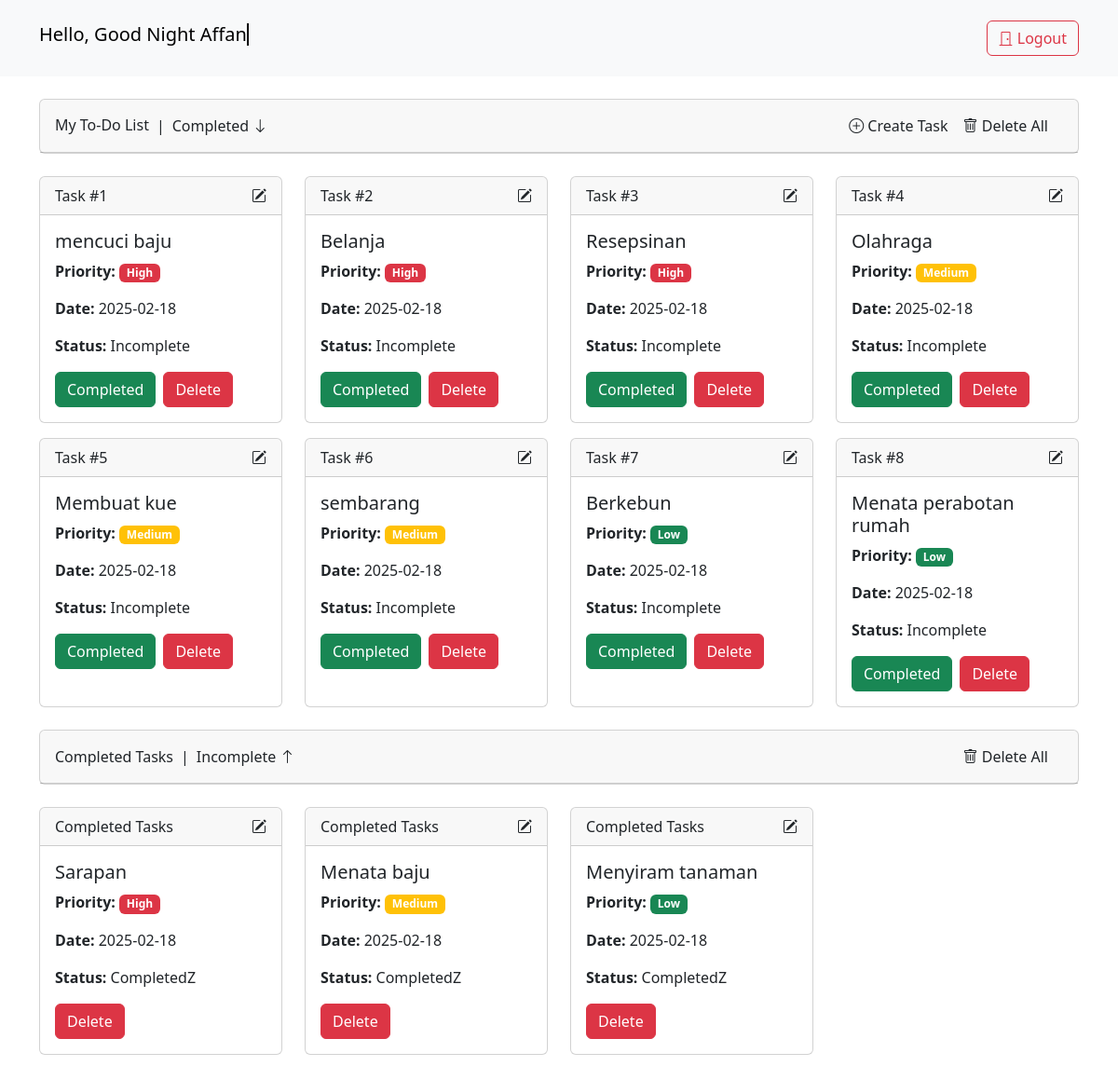
The app's page /index.php (signed in) with its own data.
### tables this page shows
CREATE TABLE `tugas` (
  `tugasid` int(11) NOT NULL,
  `task` varchar(255) NOT NULL,
  `priority` enum('1','2','3') NOT NULL,
  `due_date` date NOT NULL,
  `status` tinyint(1) NOT NULL DEFAULT 0,
  `userid` int(11) NOT NULL
);

### index.php (the view, shortened to what this page needs)
<?php
$userid = $_SESSION['userid'];
include 'config/connect.php';
$hour = date('H');
if ($hour >= 5 && $hour < 12) {
    $greeting = "Good Morning ";
} elseif ($hour >= 12 && $hour < 15) {
    $greeting = "Good Afternoon ";
} elseif ($hour >= 15 && $hour < 18) {
    $greeting = "Good Evening ";
} else {
    $greeting = "Good Night ";
}
$result_pending = mysqli_query($koneksi, "SELECT * FROM tugas WHERE userid='$userid' AND status=0 ORDER BY due_date DESC, priority DESC");
$result_completed = mysqli_query($koneksi, "SELECT * FROM tugas WHERE userid='$userid' AND status=1 ORDER BY due_date DESC, priority DESC");
?>
<!DOCTYPE html>
<html lang="en">
<head>
    <link rel="stylesheet" type="text/css" href="assets/css/bootstrap.min.css">
    <link rel="stylesheet" href="https://cdn.jsdelivr.net/npm/bootstrap-icons@1.11.3/font/bootstrap-icons.min.css">
</head>
<body>
    <nav class="navbar navbar-expand-lg bg-body-tertiary">
        <div class="container">
            <a href="index.php" class="navbar-brand mt-1 mb-1 zoom-effect">
                <h5 class="mt-2 typing-animation">Hello, <?php echo $greeting;
                echo $_SESSION['username']; ?></h5>
            </a>
            <a href="#" class="btn btn-outline-danger mt-1 mb-1 zoom-effect" data-bs-toggle="modal"
                data-bs-target="#logoutModal">
                <i class="bi bi-door-closed"></i> Logout
            </a>
        </div>
    </nav>
    <div class="container mb-5 mt-4">
        <div class="card mt-2 mb-4 sticky-top" id="taskListCard">
            <div class="card-header d-flex justify-content-between align-items-center">
                <h6 class="mt-2">My To-Do List</h6>
                <div class="d-none d-md-flex">
                    <a href="#" class="nav-link btn-sm zoom-effect ms-2">
                        |
                    </a>
                    <a href="#" class="nav-link btn-sm zoom-effect ms-2" id="scrollToCompleted">
                        Completed <i class="bi bi-arrow-down"></i>
                    </a>
                </div>
                <div class="navbar-nav ms-auto d-none d-md-flex flex-row">
                    <a href="#" class="nav-link btn-sm zoom-effect me-3" data-bs-toggle="modal"
                        data-bs-target="#addTaskModal">
                        <i class="bi bi-plus-circle"></i> Create Task
                    </a>
                    <a href="?deleteallpending" class="nav-link btn-sm zoom-effect me-3" data-bs-toggle="modal"
                        data-bs-target="#confirmModalpending">
                        <i class="bi bi-trash"></i> Delete All
                    </a>
                </div>
            </div>
        </div>
        <div class="card-body">
            <div class="row">
                <?php
                if (mysqli_num_rows($result_pending) > 0) {
                    $no = 1;
                    while ($row = mysqli_fetch_assoc($result_pending)) { ?>
                        <div class="col-12 col-sm-6 col-md-4 col-lg-3 mb-3">
                            <div class="card h-100 zoom-effect clickable-card" data-bs-toggle="modal"
                                data-bs-target="#updateModal<?php echo $row['tugasid']; ?>">
                                <div class="card-header d-flex justify-content-between align-items-center">
                                    <span>Task #<?php echo $no++; ?></span>
                                    <i class="bi bi-pencil-square"></i>
                                </div>
                                <div class="card-body">
                                    <h5 class="card-title"><?php echo $row['task']; ?></h5>
                                    <p class="card-text">
                                        <strong>Priority: </strong>
                                        <span class="badge <?php
                                        if ($row['priority'] == 1) {
                                            echo 'bg-success';
                                        } else if ($row['priority'] == 2) {
                                            echo 'bg-warning';
                                        } else {
                                            echo 'bg-danger';
                                        }
                                        ?>">
                                            <?php
                                            if ($row['priority'] == 1) {
                                                echo "Low";
                                            } else if ($row['priority'] == 2) {
                                                echo "Medium";
                                            } else {
                                                echo "High";
                                            }
                                            ?>
                                        </span>
                                    </p>
                                    <p class="card-text"><strong>Date: </strong><?php echo $row['due_date']; ?></p>
                                    <p class="card-text"><strong>Status: </strong>
                                        <?php
                                        if ($row['status'] == 0) {
                                            echo "Incomplete";
                                        } else {
                                            echo "Completed";
                                        }
                                        ?>
                                    </p>
                                    <div class="d-flex">
                                        <?php if ($row['status'] == 0) { ?>
                                            <a href="?complete=<?php echo $row['tugasid']; ?>"
                                                class="btn btn-success me-2 zoom-effect">Completed</a>
                                        <?php } ?>
                                        <a href="?delete=<?php echo $row['tugasid']; ?>"
                                            class="btn btn-danger zoom-effect">Delete</a>
                                    </div>
                                </div>
                            </div>
                        </div>
                    </div>
                <?php } ?>
            <?php } else {
                    echo "No data available";
                } ?>
        <div class="card mt-2 mb-4 sticky-top" id="completedTasksCard">
            <div class="card-header d-flex justify-content-between align-items-center">
                <h6 class="mt-2">Completed Tasks</h6>
                <div class="d-none d-md-flex">
                    <a href="#" class="nav-link btn-sm zoom-effect ms-2">
                        |
                    </a>
                    <a href="#" class="nav-link btn-sm zoom-effect ms-2" id="scrollToTop">
                        Incomplete <i class="bi bi-arrow-up"></i>
                    </a>
                </div>
                <div class="navbar-nav ms-auto d-none d-md-flex flex-row">
                    <a href="?deleteallpending" class="nav-link btn-sm zoom-effect me-3" data-bs-toggle="modal"
                        data-bs-target="#confirmModalcomplete">
                        <i class="bi bi-trash"></i> Delete All
                    </a>
            </div>
            </div>
        </div>
        <div class="row" id="completed-tasks">
            <?php
            if (mysqli_num_rows($result_completed) > 0) {
                while ($row = mysqli_fetch_assoc($result_completed)) { ?>
                    <div class="col-12 col-sm-6 col-md-4 col-lg-3 mb-3" id="task-<?php echo $row['tugasid']; ?>">
                        <div class="card h-100 zoom-effect clickable-card" data-bs-toggle="modal"
                            data-bs-target="#updateModal<?php echo $row['tugasid']; ?>">
                            <div class="card-header d-flex justify-content-between align-items-center">
                                <span>Completed Tasks</span>
                                <i class="bi bi-pencil-square"></i>
                            </div>
                            <div class="card-body">
                                <h5 class="card-title"><?php echo $row['task']; ?></h5>
                                <p class="card-text">
                                    <strong>Priority: </strong>
                                    <span class="badge <?php
                                    if ($row['priority'] == 1) {
                                        echo 'bg-success';
                                    } else if ($row['priority'] == 2) {
                                        echo 'bg-warning';
                                    } else {
                                        echo 'bg-danger';
                                    }
                                    ?>">
                                        <?php
                                        if ($row['priority'] == 1) {
                                            echo "Low";
                                        } else if ($row['priority'] == 2) {
                                            echo "Medium";
                                        } else {
                                            echo "High";
                                        }
                                        ?>
                                    </span>
                                </p>
                                <p class="card-text"><strong>Date: </strong><?php echo $row['due_date']; ?></p>
                                <p class="card-text"><strong>Status: </strong>
                                    <?php
                                    if ($row['status'] == 1) {
                                        echo "CompletedZ";
                                    } ?>
                                </p>
                                <div class="d-flex">
                                    <a href="?delete=<?php echo $row['tugasid']; ?>"
                                        class="btn btn-danger zoom-effect">Delete</a>
                                </div>
                            </div>
                        </div>
                    </div>
                </div>
            <?php }
            } else {
                echo "No data available";
            } ?>
</body>
</html>

### index.php (style rules this page uses)
.typing-animation { display: inline-block; border-right: 2px solid black; white-space: nowrap; overflow: hidden; animation: typing 3.2s steps(30, end), blink-caret .75s step-end infinite; }
.zoom-effect { transition: transform 0.3s ease-in-out; }

### records on screen
tugas: task "mencuci baju", priority "High", due_date "2025-02-18", status "Incomplete"
tugas: task "Belanja", priority "High", due_date "2025-02-18", status "Incomplete"
tugas: task "Resepsinan", priority "High", due_date "2025-02-18", status "Incomplete"
tugas: task "Olahraga", priority "Medium", due_date "2025-02-18", status "Incomplete"
tugas: task "Membuat kue", priority "Medium", due_date "2025-02-18", status "Incomplete"
tugas: task "sembarang", priority "Medium", due_date "2025-02-18", status "Incomplete"
tugas: task "Berkebun", priority "Low", due_date "2025-02-18", status "Incomplete"
tugas: task "Menata perabotan rumah", priority "Low", due_date "2025-02-18", status "Incomplete"
tugas: task "Sarapan", priority "High", due_date "2025-02-18", status "CompletedZ"
tugas: task "Menata baju", priority "Medium", due_date "2025-02-18", status "CompletedZ"
tugas: task "Menyiram tanaman", priority "Low", due_date "2025-02-18", status "CompletedZ"

### other values on screen
$greeting "Good Night"
$_SESSION['username'] "Affan"
